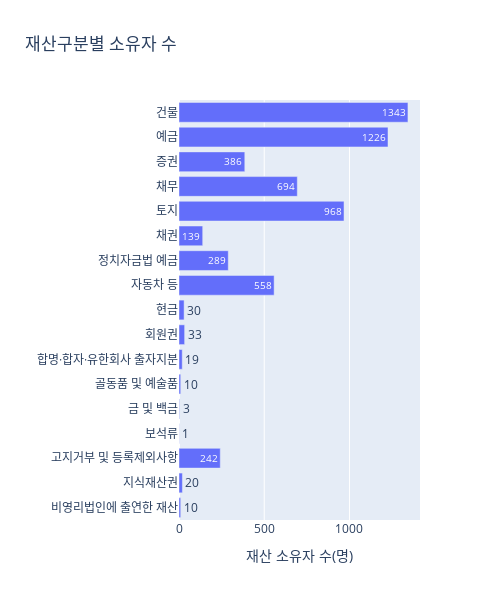

Notebook code cell kept with this figure:
### Code cell
fig = px.bar(asset_div_subtotal.sort_values('현재가액', ascending=True),
             x='소유자수',
             y='재산구분',
             title = '재산구분별 소유자 수 ',
             text_auto=True
            )

fig.update_layout(
    width = 500,
    height = 600,
)

fig.update_xaxes(title_text='재산 소유자 수(명)')
fig.update_yaxes(title_text='')

fig.show()

# fig.write_html('plotly_chart.html')

### Figure 1 — Plotly figure (JSON) as saved in the notebook; plotly's stock layout.template omitted (floating-point values rounded to 4 significant figures)
{"data": [{"alignmentgroup": "True", "hovertemplate": "소유자수=%{x}<br>재산구분=%{y}<extra></extra>", "legendgroup": "", "marker": {"color": "#636efa", "pattern": {"shape": ""}}, "name": "", "offsetgroup": "", "orientation": "h", "showlegend": false, "textposition": "auto", "texttemplate": "%{x}", "type": "bar", "x": [10, 20, 242, 1, 3, 10, 19, 33, 30, 558, 289, 139, 968, 694, 386, 1226, 1343], "xaxis": "x", "y": ["비영리법인에 출연한 재산", "지식재산권", "고지거부 및 등록제외사항", "보석류", "금 및 백금", "골동품 및 예술품", "합명·합자·유한회사 출자지분", "회원권", "현금", "자동차 등", "정치자금법 예금", "채권", "토지", "채무", "증권", "예금", "건물"], "yaxis": "y"}], "layout": {"barmode": "relative", "height": 600, "legend": {"tracegroupgap": 0}, "title": {"text": "재산구분별 소유자 수 "}, "width": 500, "xaxis": {"anchor": "y", "domain": [0, 1], "title": {"text": "재산 소유자 수(명)"}}, "yaxis": {"anchor": "x", "domain": [0, 1], "title": {"text": ""}}}}
